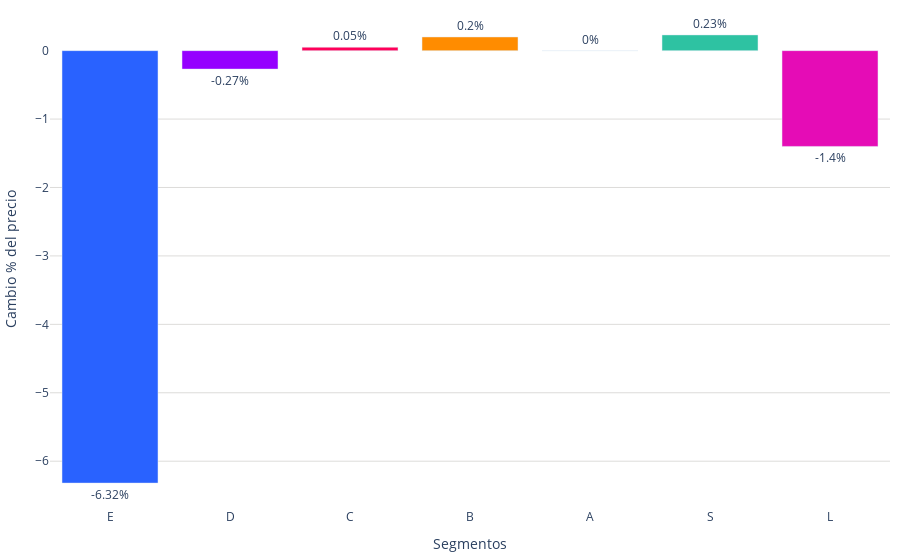

Source (notebook cell):
### Markdown cell above
## Gráfica

### Code cell
colores = ['#2962ff', '#9500ff', '#ff0059', '#ff8c00', '#b4e600', '#2EC2A2','#E50CB6']
orden_segmentos = ['E', 'D', 'C', 'B', 'A', 'S', 'L', 'ELITE']

# Convertir la columna 'letra_segmento' en una categoría con el orden deseado
suma_por_letra_segmento['letra_segmento'] = pd.Categorical(
    suma_por_letra_segmento['letra_segmento'],
    categories=orden_segmentos,
    ordered=True
)

# Ordenar el DataFrame según el orden de los segmentos
suma_por_letra_segmento = suma_por_letra_segmento.sort_values('letra_segmento')

fig = go.Figure()
fig.add_trace(go.Bar(
    x=suma_por_letra_segmento['letra_segmento'],
    y=suma_por_letra_segmento['cambio_porcentual'],
    base=0,
    marker_color=[colores[i % len(colores)] for i in range(len(suma_por_letra_segmento))],  # Usar los colores definidos
    text=suma_por_letra_segmento['cambio_porcentual'],  # Usar los porcentajes como texto
    textposition='outside',  # Mostrar el texto dentro de las barras
    texttemplate='%{text}%',  # Formato del texto
    hoverinfo='none',  # No mostrar información al pasar el cursor
))
fig.update_layout(
    #title='Variación Trimestral de % (2022-2023)',
    xaxis_title='Segmentos',
    yaxis_title='Cambio % del precio',
    yaxis=dict(gridcolor='#dddcda'),
    plot_bgcolor='rgba(0,0,0,0)',margin=dict(l=10, r=10, t=10, b=10),  # Ajusta los márgenes (left, right, top, bottom)        
)
# Exportar gráfica como archivo HTML
def guardar_grafico_como_html(fig, nombre_archivo, carpeta='assets/graficas'):
    # Crear la carpeta si no existe
    if not os.path.exists(carpeta):
        os.makedirs(carpeta)
    # Configuración para desactivar herramientas no deseadas
    config = {
        'displaylogo': False,  # Ocultar el logo de Plotly
        'modeBarButtonsToRemove': [
            'toImage',       # Botón para guardar como imagen
            'select2d',      # Box select
            'lasso2d',       # Lasso select
            'resetScale2d',  # Reset Axes
        ]
    }
    # Gráfica como archivo HTML en la carpeta especificada
    pio.write_html(fig, f'{carpeta}/{nombre_archivo}.html', config=config)

# Exportar
guardar_grafico_como_html(fig, 'g_bar_precio_segmento_tendencia', carpeta='assets/graficas')
fig.show()

### Figure 1 — Plotly figure (JSON) as saved in the notebook; plotly's stock layout.template omitted (floating-point values rounded to 4 significant figures)
{"data": [{"base": 0, "hoverinfo": "none", "marker": {"color": ["#2962ff", "#9500ff", "#ff0059", "#ff8c00", "#b4e600", "#2EC2A2", "#E50CB6"]}, "text": [-6.32, -0.27, 0.05, 0.2, 0, 0.23, -1.4], "textposition": "outside", "texttemplate": "%{text}%", "type": "bar", "x": ["E", "D", "C", "B", "A", "S", "L"], "y": [-6.32, -0.27, 0.05, 0.2, 0, 0.23, -1.4]}], "layout": {"margin": {"b": 10, "l": 10, "r": 10, "t": 10}, "plot_bgcolor": "rgba(0,0,0,0)", "xaxis": {"title": {"text": "Segmentos"}}, "yaxis": {"gridcolor": "#dddcda", "title": {"text": "Cambio % del precio"}}}}
